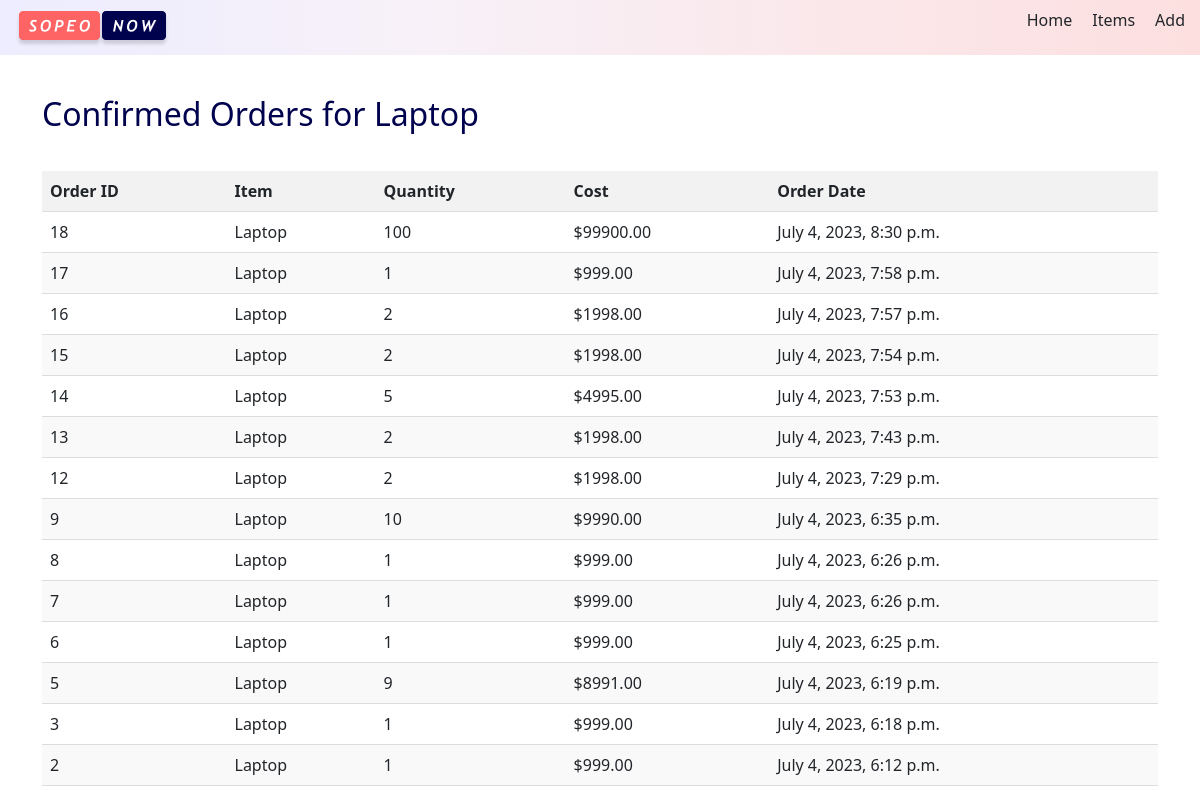
/items/15/orders/accepted/, run on the app's committed database.
### inventory/models.py (models this page shows, shortened)
class Inventory(models.Model):
    name = models.CharField(max_length=100)
    iin = models.CharField(max_length=100, unique=True)
    cost = models.DecimalField(max_digits=10, decimal_places=2)
    quantity = models.PositiveIntegerField()
    quantity_sold = models.PositiveIntegerField(default=0)
    selling_price = models.DecimalField(max_digits=10, decimal_places=2)
    profit_earned = models.DecimalField(max_digits=10, decimal_places=2, default=0)
    revenue = models.DecimalField(max_digits=10, decimal_places=2, default=0)
    class Meta:
        app_label = "inventory"

class Order(models.Model):
    item = models.ForeignKey(Inventory, on_delete=models.CASCADE, related_name="orders")
    quantity = models.PositiveIntegerField()
    cost = models.DecimalField(max_digits=10, decimal_places=2)
    orderdttm = models.DateTimeField(auto_now_add=True)
    is_received = models.BooleanField(default=False)
    is_canceled = models.BooleanField(default=False)
    class Meta:
        app_label = "inventory"

### inventory/views.py (the view)
def orders_successed(request, item_id):
    item = get_object_or_404(Inventory, id=item_id)
    confirmed_orders = Order.objects.filter(item=item, is_received=True).order_by(
        "-orderdttm"
    )
    return render(
        request,
        "inventory/orders_successed.html",
        {"item": item, "confirmed_orders": confirmed_orders},
    )

### inventory/templates/inventory/orders_successed.html
{% extends "base.html" %}
{% block content %}
<div class=" container">
    <h2>Confirmed Orders for {{ item.name }}</h2>
    {% if confirmed_orders %}
    <table class="orders-table">
        <thead>
            <tr>
                <th>Order ID</th>
                <th>Item</th>
                <th>Quantity</th>
                <th>Cost</th>
                <th>Order Date</th>
            </tr>
        </thead>
        <tbody>
            {% for order in confirmed_orders %}
            <tr>
                <td>{{ order.id }}</td>
                <td>{{ order.item.name }}</td>
                <td>{{ order.quantity }}</td>
                <td>${{ order.cost }}</td>
                <td>{{ order.orderdttm }}</td>
            </tr>
            {% endfor %}
        </tbody>
    </table>
    {% else %}
    <p>No confirmed orders for {{ item.name }}.</p>
    {% endif %}
</div>
{% load static %}
<link rel="stylesheet" type="text/css" href="{% static 'css/order_history.css' %}">
{% endblock %}

### static/css/order_history.css (style rules this page uses)
h2 { color: #01024e; padding-bottom: 30px; }
.container { padding-top: 40px; }
.orders-table { width: 100%; border-collapse: collapse; }
.orders-table th, .orders-table td { padding: 8px; text-align: left; border-bottom: 1px solid #ddd; }
.orders-table th { background-color: #f2f2f2; }
.orders-table tr:nth-child(even) { background-color: #f9f9f9; }

### data on the page
Inventory: name "Laptop"
Order: id "18", item.name "Laptop", quantity "100", cost "99900.00", orderdttm "July 4, 2023, 8:30 p.m."
Order: id "17", item.name "Laptop", quantity "1", cost "999.00", orderdttm "July 4, 2023, 7:58 p.m."
Order: id "16", item.name "Laptop", quantity "2", cost "1998.00", orderdttm "July 4, 2023, 7:57 p.m."
Order: id "15", item.name "Laptop", quantity "2", cost "1998.00", orderdttm "July 4, 2023, 7:54 p.m."
Order: id "14", item.name "Laptop", quantity "5", cost "4995.00", orderdttm "July 4, 2023, 7:53 p.m."
Order: id "13", item.name "Laptop", quantity "2", cost "1998.00", orderdttm "July 4, 2023, 7:43 p.m."
Order: id "12", item.name "Laptop", quantity "2", cost "1998.00", orderdttm "July 4, 2023, 7:29 p.m."
Order: id "9", item.name "Laptop", quantity "10", cost "9990.00", orderdttm "July 4, 2023, 6:35 p.m."
Order: id "8", item.name "Laptop", quantity "1", cost "999.00", orderdttm "July 4, 2023, 6:26 p.m."
Order: id "7", item.name "Laptop", quantity "1", cost "999.00", orderdttm "July 4, 2023, 6:26 p.m."
Order: id "6", item.name "Laptop", quantity "1", cost "999.00", orderdttm "July 4, 2023, 6:25 p.m."
Order: id "5", item.name "Laptop", quantity "9", cost "8991.00", orderdttm "July 4, 2023, 6:19 p.m."
Order: id "3", item.name "Laptop", quantity "1", cost "999.00", orderdttm "July 4, 2023, 6:18 p.m."
Order: id "2", item.name "Laptop", quantity "1", cost "999.00", orderdttm "July 4, 2023, 6:12 p.m."
